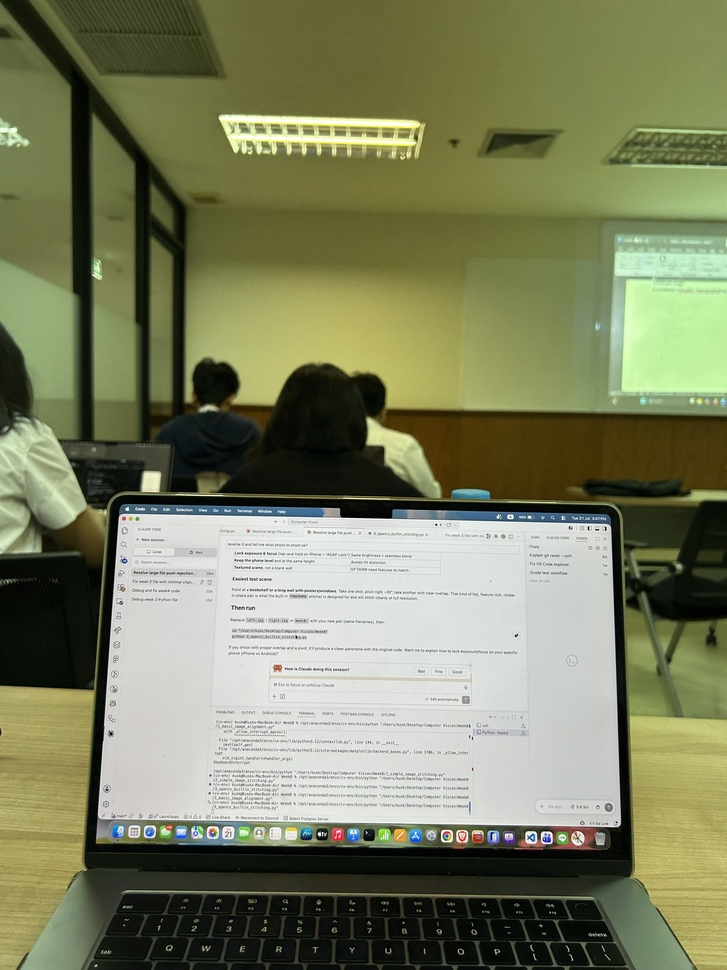
#> input picture Week8/left.jpg, 727 x 970 px, shrunk from 3024 x 4032 before the run
$ python 2_simple_image_stitching.py
#> lines starting #> are read from the running program, lines starting #| are printed output that depends on the picture
#> further down, img1 is the input picture: shape (970, 727, 3); mean B, G, R 95.9, 127.8, 123.6
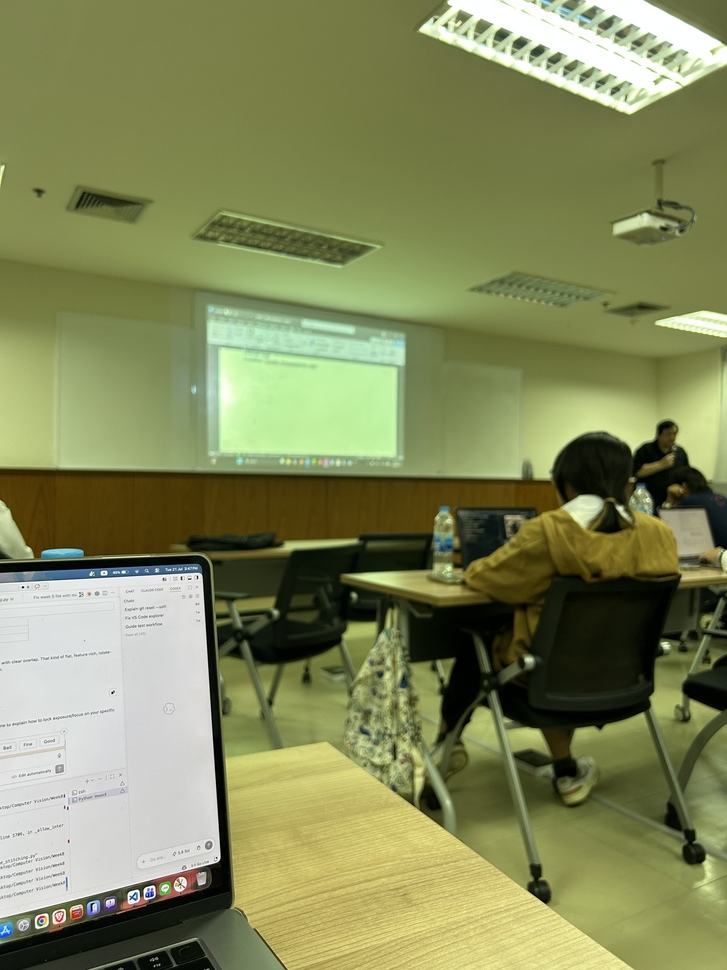
#> input picture Week8/right.jpg, 727 x 970 px, shrunk from 3024 x 4032 before the run
#> further down, img2 is the input picture: shape (970, 727, 3); mean B, G, R 91, 136.2, 130.4
import cv2
import numpy as np
import matplotlib.pyplot as plt


def stitch_images_manual(img1, img2):
    """
    Manually stitch two images using homography
    """
    # Detect keypoints and compute homography
    gray1 = cv2.cvtColor(img1, cv2.COLOR_BGR2GRAY)
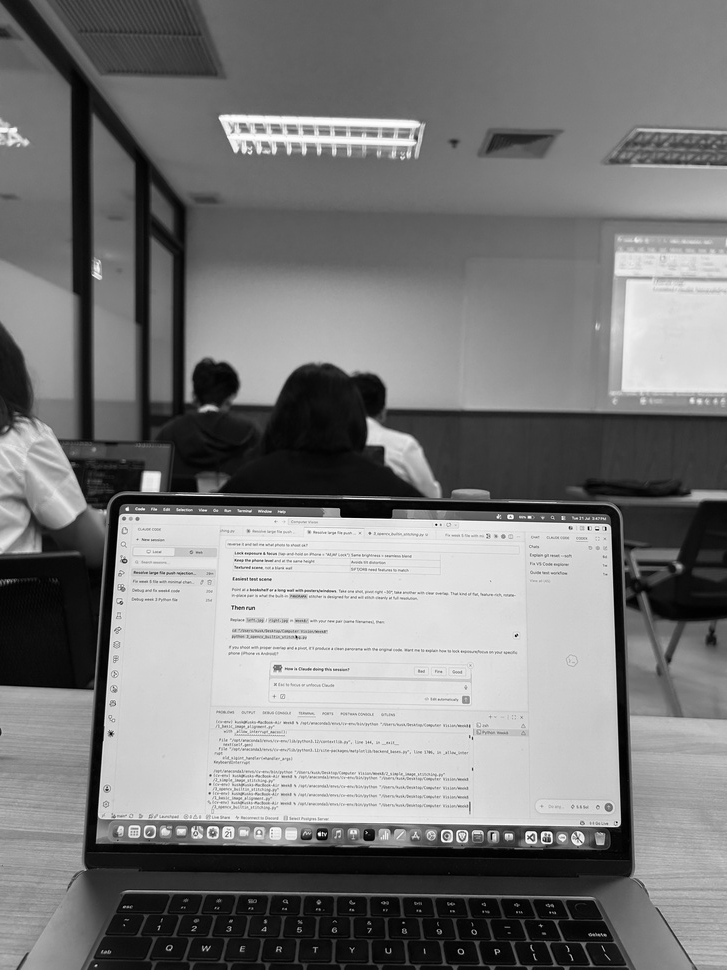
#> gray1: shape (970, 727); min 0, max 255, mean 122.9
    gray2 = cv2.cvtColor(img2, cv2.COLOR_BGR2GRAY)
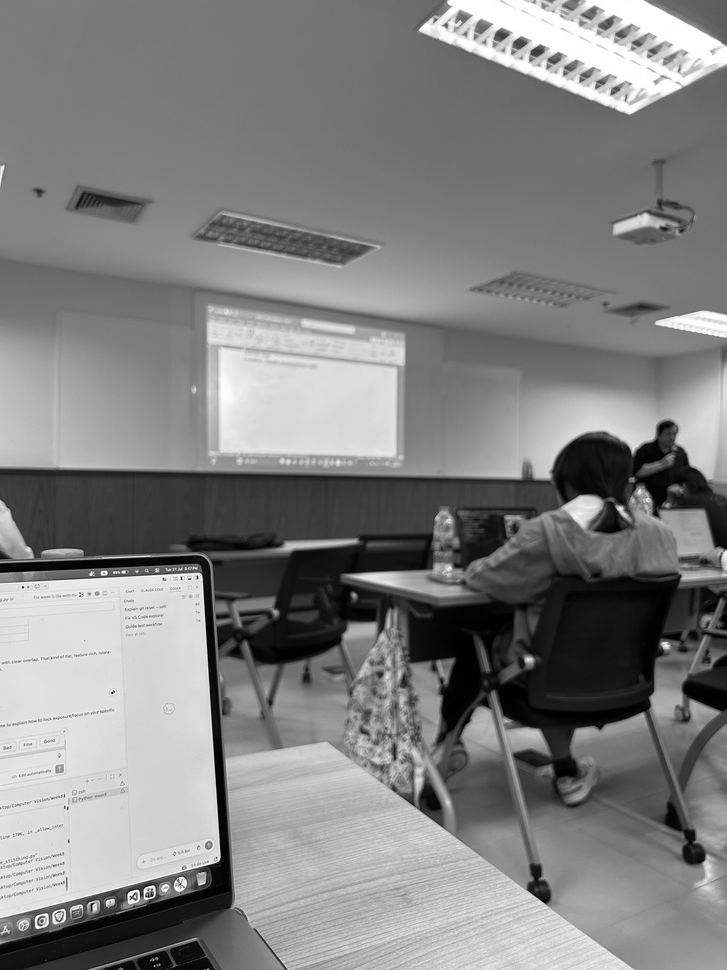
#> gray2: shape (970, 727); min 0, max 255, mean 129.3

    sift = cv2.SIFT_create()
    kp1, des1 = sift.detectAndCompute(gray1, None)
#> kp1 = 1643 keypoints; strongest (x, y, size): (319, 834, 2.2), (151, 482, 14.2), (127, 509, 2.4), (111, 734, 2.6)
    kp2, des2 = sift.detectAndCompute(gray2, None)
#> kp2 = 1564 keypoints; strongest (x, y, size): (584, 509, 19.9), (665, 645, 6.1), (123, 572, 2.2), (620, 509, 4.7)

    # Match features
    bf = cv2.BFMatcher()
    matches = bf.knnMatch(des1, des2, k=2)
#> matches = 1643 matches

    # Apply Lowe's ratio test
    good_matches = []
    for m, n in matches:
        if m.distance < 0.75 * n.distance:
            good_matches.append(m)
#> after the loop, good_matches = 262 matches

    # Get matching points
    src_pts = np.float32([kp1[m.queryIdx].pt for m in good_matches]).reshape(-1, 1, 2)
#> src_pts = 262 rows, first 8: [13.99, 534.2], [65.95, 250.5], [85.08, 779.2], [99.45, 815.4], [102.2, 796.3], [108.1, 710.1], [123.9, 560.8], [129.4, 830.1]
    dst_pts = np.float32([kp2[m.trainIdx].pt for m in good_matches]).reshape(-1, 1, 2)
#> dst_pts = 262 rows, first 8: [590.7, 760.2], [230.4, 796.2], [230.4, 796.2], [200.2, 575.4], [230.4, 796.2], [230.4, 796.2], [184.4, 866.6], [150.1, 887]

    # Find homography
    H, _ = cv2.findHomography(dst_pts, src_pts, cv2.RANSAC, 5.0)
#> H = [[0.594, 0.00975, 421.4], [-0.259, 0.974, -36.07], [-0.000616, 4.58e-05, 1]]

    # Calculate stitching dimensions
    h1, w1 = img1.shape[:2]
#> h1 = 970; w1 = 727
    h2, w2 = img2.shape[:2]
#> h2 = 970; w2 = 727

    # Get corners of img2
    corners2 = np.float32([[0, 0], [0, h2], [w2, h2], [w2, 0]]).reshape(-1, 1, 2)
#> corners2 = [[0, 0], [0, 970], [727, 970], [727, 0]]
    corners2_transformed = cv2.perspectiveTransform(corners2, H)
#> corners2_transformed = [[421.4, -36.07], [412.5, 870.4], [1445.8, 1207.6], [1545, -406.1]]

    # Combine corners to get final image size
    all_corners = np.concatenate([corners2_transformed,
                                 np.float32([[0, 0], [0, h1], [w1, h1], [w1, 0]]).reshape(-1, 1, 2)])
#> all_corners = [[421.4, -36.07], [412.5, 870.4], [1445.8, 1207.6], [1545, -406.1], [0, 0], [0, 970], [727, 970], [727, 0]]

    [x_min, y_min] = np.int32(all_corners.min(axis=0).ravel() - 0.5)
#> x_min = 0; y_min = -406
    [x_max, y_max] = np.int32(all_corners.max(axis=0).ravel() + 0.5)
#> x_max = 1545; y_max = 1208

    # Translation to shift to positive coordinates
    translation = np.float32([[1, 0, -x_min], [0, 1, -y_min], [0, 0, 1]])
#> translation = [[1, 0, 0], [0, 1, 406], [0, 0, 1]]

    # Warp img2 with translation
    H_translated = translation @ H
#> H_translated = [[0.594, 0.00975, 421.4], [-0.509, 0.993, 369.9], [-0.000616, 4.58e-05, 1]]
    warped_img2 = cv2.warpPerspective(img2, H_translated, (x_max - x_min, y_max - y_min))
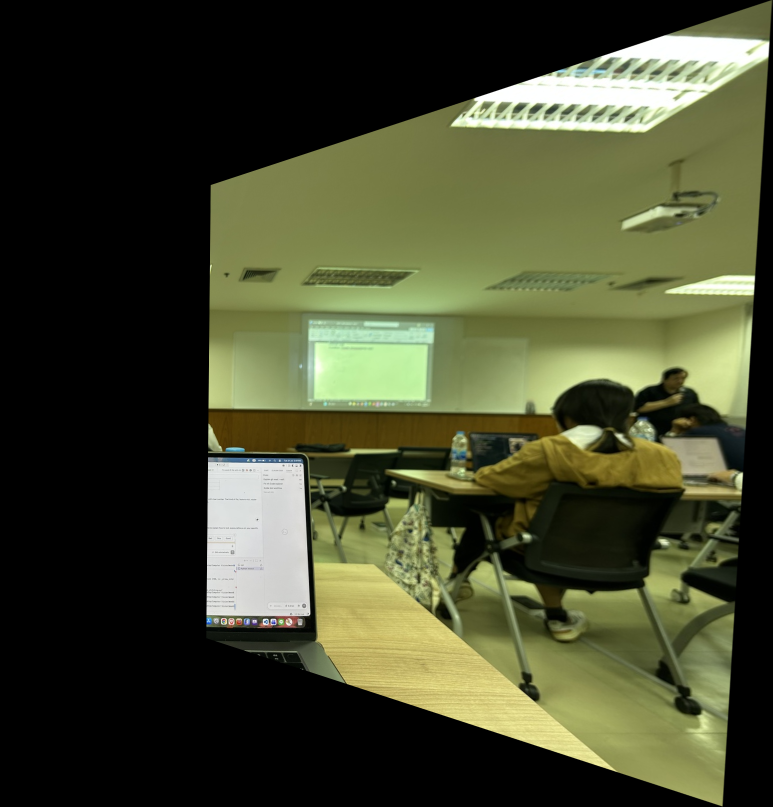
#> warped_img2: shape (1614, 1545, 3) (shown at 1/2 size); mean B, G, R 46.2, 71.5, 68.3

    # Create output image
    stitched = np.zeros((y_max - y_min, x_max - x_min, 3), dtype=np.uint8)
    stitched[-y_min:h1 - y_min, -x_min:w1 - x_min] = img1
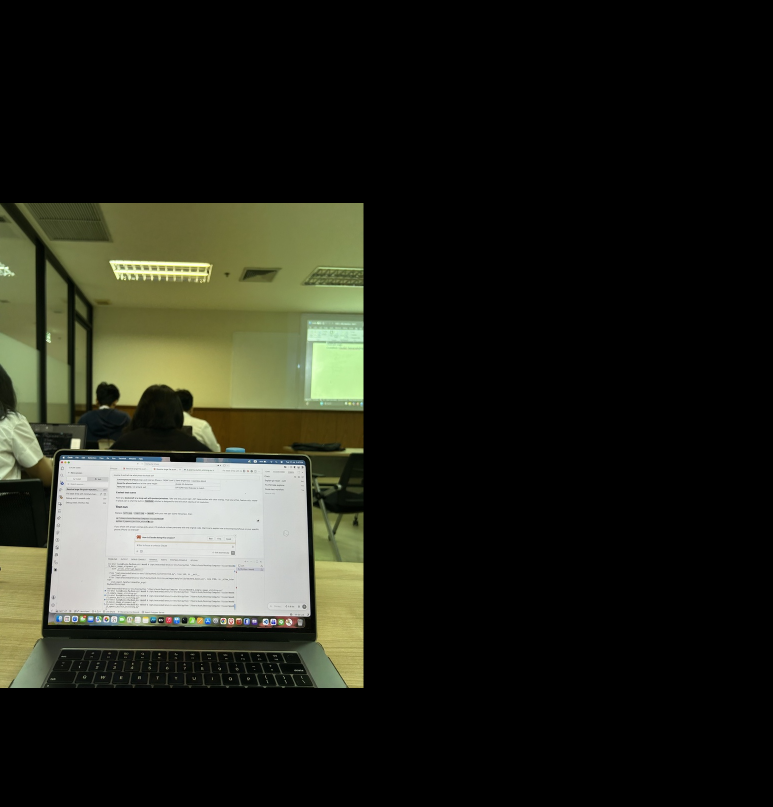
#> stitched: shape (1614, 1545, 3) (shown at 1/2 size); mean B, G, R 27.1, 36.2, 35

    # Add warped image (simple overlay, can be improved with blending)
    mask = (warped_img2 > 0)
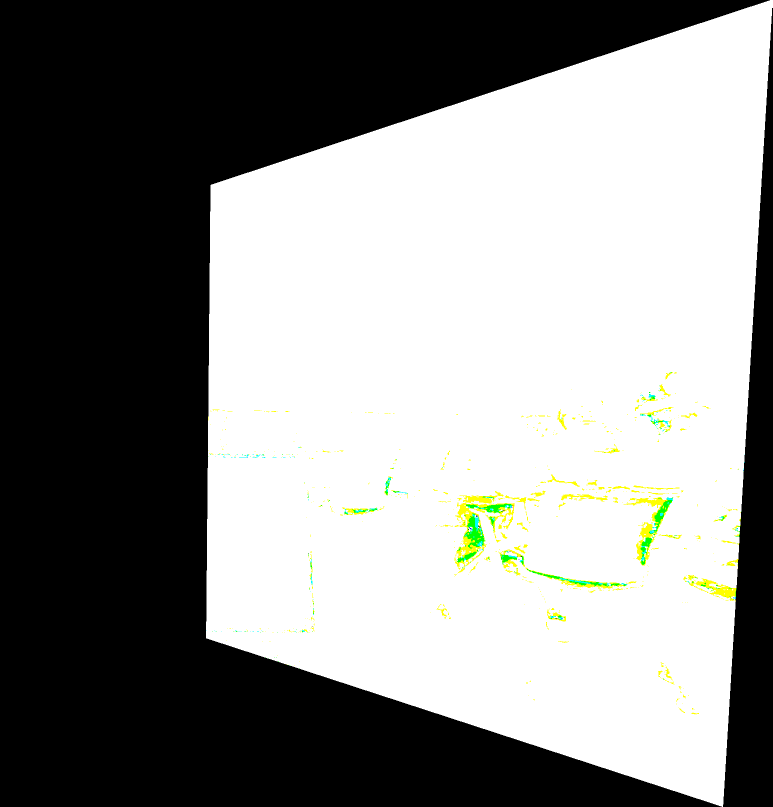
#> mask: shape (1614, 1545, 3) bool (shown at 1/2 size); mean B, G, R 0.537, 0.545, 0.543
    stitched[mask] = warped_img2[mask]
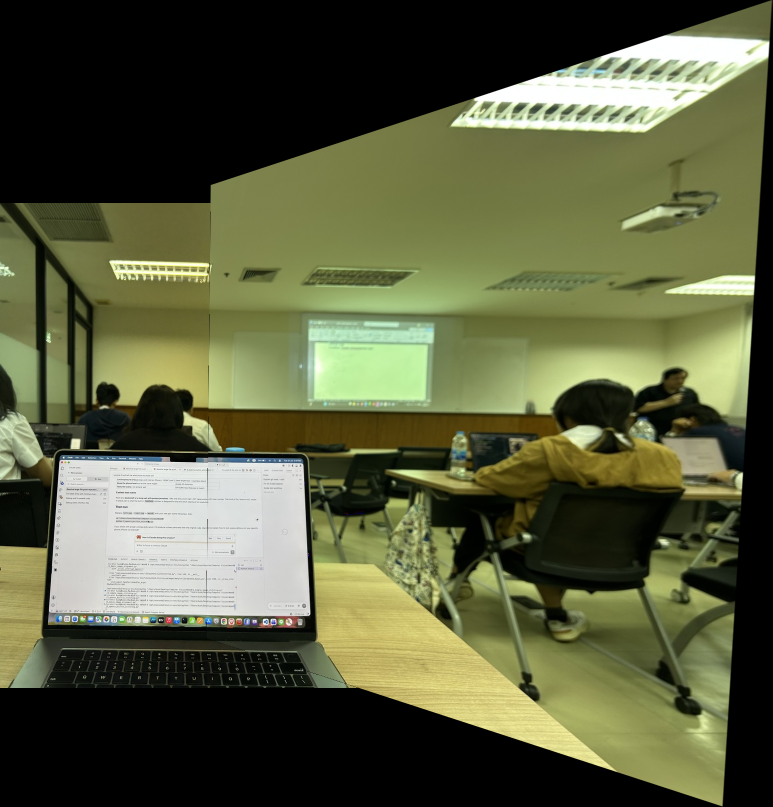
#> stitched: shape (1614, 1545, 3) (shown at 1/2 size); mean B, G, R 61.6, 91.4, 87.7

    return stitched


# Example usage
if __name__ == "__main__":
    img1 = cv2.imread('left.jpg')
    img2 = cv2.imread('right.jpg')
    if img1 is None or img2 is None:
        print("Place left.jpg and right.jpg in this folder.")
    else:
        stitched = stitch_images_manual(img1, img2)
        plt.figure(figsize=(15, 7))
        plt.imshow(cv2.cvtColor(stitched, cv2.COLOR_BGR2RGB))
        plt.title('Manual Stitch (SIFT + RANSAC)')
        plt.axis('off')
        plt.tight_layout()
        plt.show()
